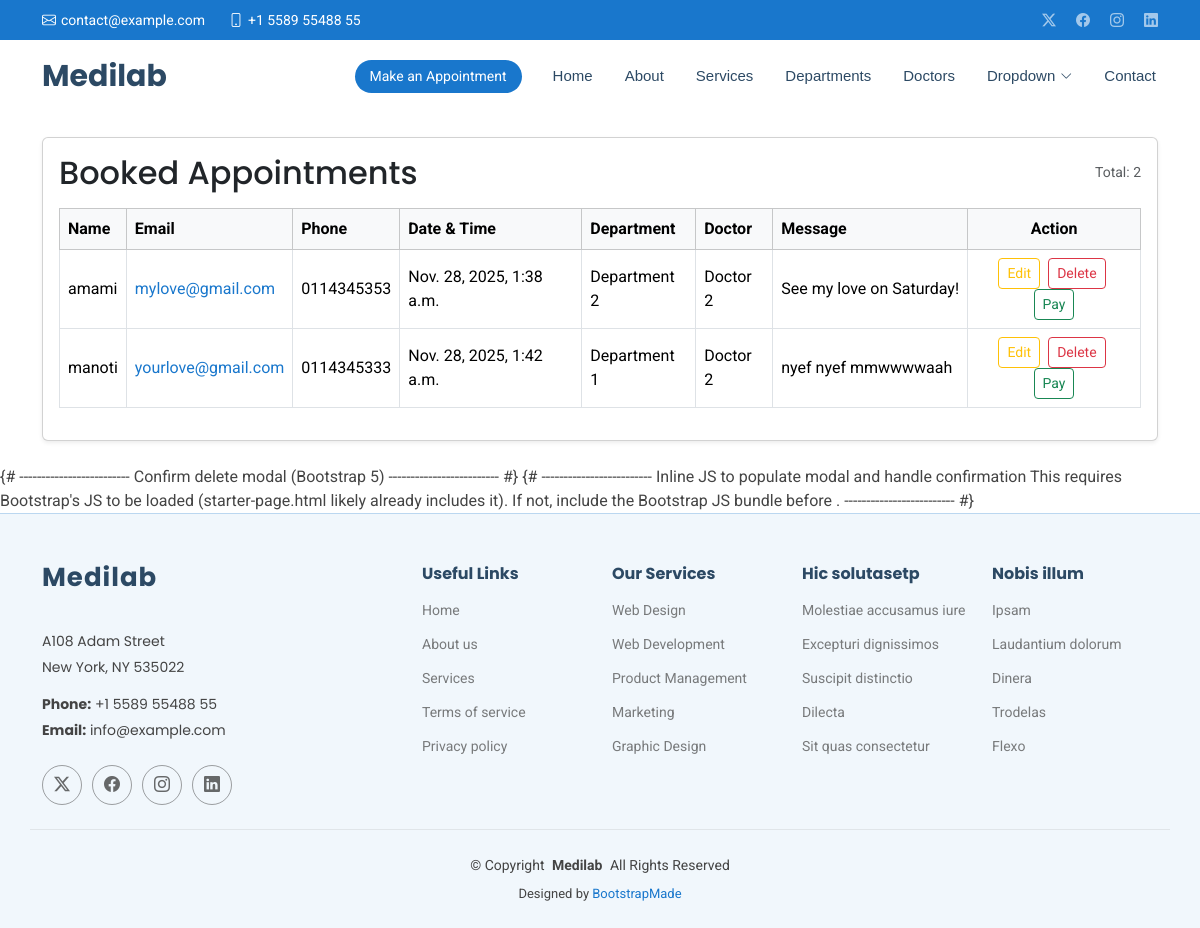
/show/, run on an earlier commit of the app's database.
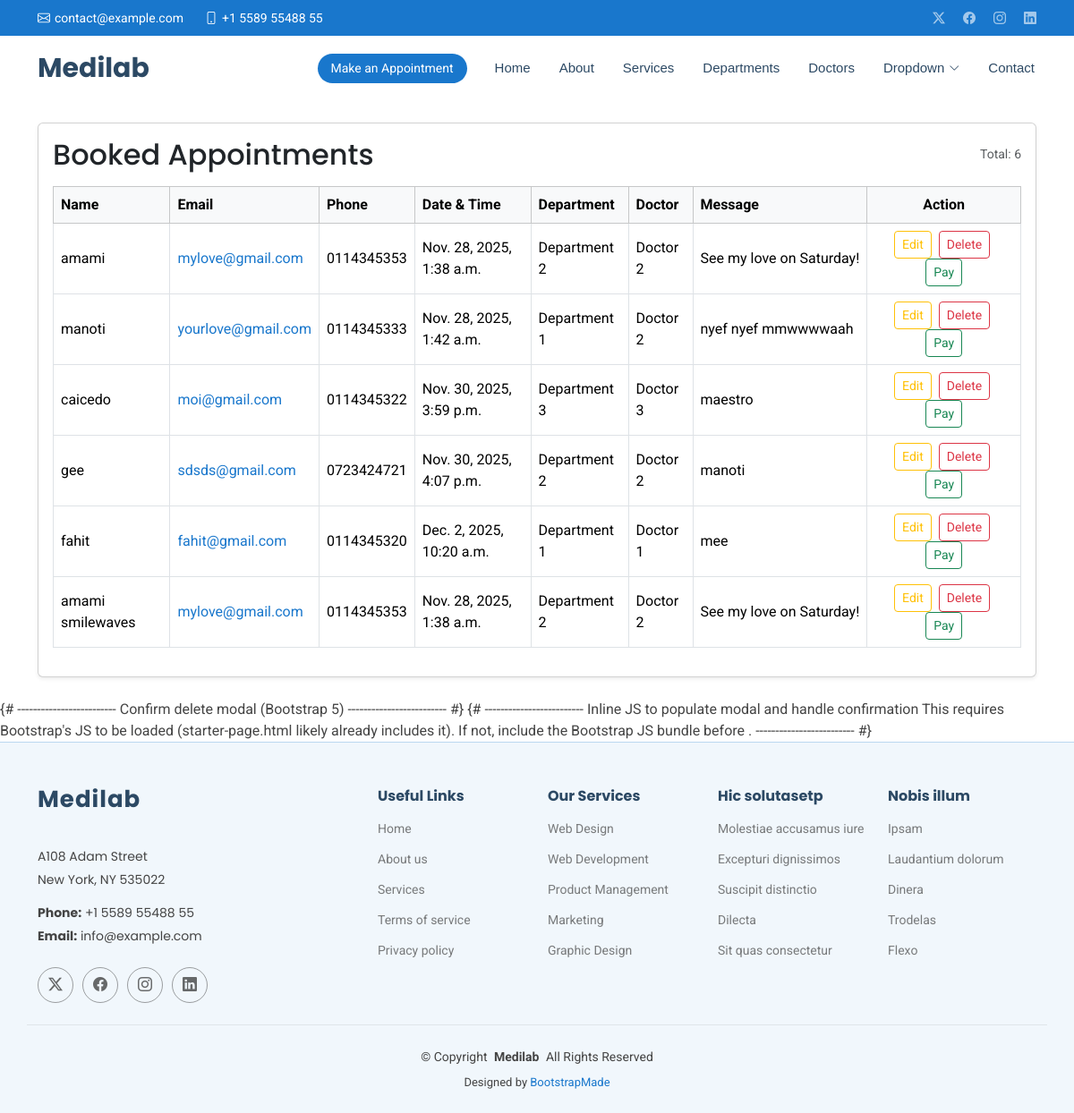
And on a later commit of the database.
### myChapos/models.py (models this page shows, shortened)
class Appointment(models.Model):
    name = models.CharField(max_length=20)
    email = models.EmailField()
    phone = models.CharField(max_length=20)
    datetime = models.DateTimeField()
    department = models.CharField(max_length=20)
    doctors = models.CharField(max_length=20)
    message = models.TextField()

### myChapos/views.py (the view)
# urls.py: path("show/", views.show, name="show"),
def show(request):
    all = Appointment.objects.all()
    return render(request, 'show.html', context={'all': all})

### templates/show.html (shortened to what this page needs)
{% extends "starter-page.html" %}
{% load static %}
{% block content %}
<div class="container my-4">
  <div class="card shadow-sm">
    <div class="card-body">
      <div class="d-flex justify-content-between align-items-center mb-3">
        <h2 class="card-title mb-0">Booked Appointments</h2>
        <small class="text-muted">Total: {{ all|length }}</small>
      </div>
      <div class="table-responsive">
        <table class="table table-hover table-bordered align-middle">
          <thead class="table-light">
            <tr>
              <th>Name</th>
              <th>Email</th>
              <th>Phone</th>
              <th>Date &amp; Time</th>
              <th>Department</th>
              <th>Doctor</th>
              <th>Message</th>
              <th class="text-center">Action</th>
            </tr>
          </thead>
          <tbody>
            {% for appointment in all %}
            <tr>
              <td>{{ appointment.name }}</td>
              <td><a href="mailto:{{ appointment.email }}">{{ appointment.email }}</a></td>
              <td>{{ appointment.phone }}</td>
              <td>{{ appointment.datetime }}</td>
              <td>{{ appointment.department }}</td>
              <td>{{ appointment.doctors }}</td>
              <td class="text-truncate" style="max-width:220px;">{{ appointment.message }}</td>
              <td class="text-center" style="min-width:170px;">
                <a href="/show/edit/{{ appointment.id }}" class="btn btn-outline-warning btn-sm me-1">Edit</a>
                <a href="/show/delete/{{ appointment.id }}"
                   class="btn btn-outline-danger btn-sm me-1 delete-btn"
                   data-bs-toggle="modal"
                   data-bs-target="#confirmDeleteModal"
                   data-delete-url="/show/delete/{{ appointment.id }}"
                   data-appointment-name="{{ appointment.name|escape }}">
                  Delete
                </a>
                <a href="#" class="btn btn-outline-success btn-sm">Pay</a>
              </td>
            </tr>
            {% endfor %}
          </tbody>
        </table>
      </div>
    </div>
  </div>
</div>
{# -------------------------
   Confirm delete modal (Bootstrap 5)
   ------------------------- #}
{# -------------------------
   Inline JS to populate modal and handle confirmation
   This requires Bootstrap's JS to be loaded (starter-page.html likely already includes it).
   If not, include the Bootstrap JS bundle before </body>.
{% endblock content %}

### templates/starter-page.html (shortened to what this page needs)
<!DOCTYPE html>
<html lang="en">
<head>
  {% load static %}
  <link href="{% static 'assets/vendor/bootstrap/css/bootstrap.min.css' %}" rel="stylesheet">
  <link href="{% static 'assets/vendor/bootstrap-icons/bootstrap-icons.css' %}" rel="stylesheet">
  <link href="{% static 'assets/vendor/aos/aos.css' %}" rel="stylesheet">
  <link href="{% static 'assets/vendor/fontawesome-free/css/all.min.css' %}" rel="stylesheet">
  <link href="{% static 'assets/vendor/glightbox/css/glightbox.min.css' %}" rel="stylesheet">
  <link href="{% static 'assets/vendor/swiper/swiper-bundle.min.css' %}" rel="stylesheet">
  <link href="{% static 'assets/css/main.css' %}" rel="stylesheet">
</head>
<body class="starter-page-page">
  <header id="header" class="header sticky-top">
    <div class="topbar d-flex align-items-center">
      <div class="container d-flex justify-content-center justify-content-md-between">
        <div class="contact-info d-flex align-items-center">
          <i class="bi bi-envelope d-flex align-items-center"><a href="mailto:contact@example.com">contact@example.com</a></i>
          <i class="bi bi-phone d-flex align-items-center ms-4"><span>+1 5589 55488 55</span></i>
        </div>
        <div class="social-links d-none d-md-flex align-items-center">
          <a href="#" class="twitter"><i class="bi bi-twitter-x"></i></a>
          <a href="#" class="facebook"><i class="bi bi-facebook"></i></a>
          <a href="#" class="instagram"><i class="bi bi-instagram"></i></a>
          <a href="#" class="linkedin"><i class="bi bi-linkedin"></i></a>
        </div>
      </div>
    </div>
    <div class="branding d-flex align-items-center">
      <div class="container position-relative d-flex align-items-center justify-content-between">
        <a href="{% url 'index' %}" class="logo d-flex align-items-center me-auto">
          <h1 class="sitename">Medilab</h1>
        </a>
        <nav id="navmenu" class="navmenu">
          <ul>
            <li><a href="{% url 'index' %}">Home<br></a></li>
            <li><a href="{% url 'about' %}">About</a></li>
            <li><a href="{% url 'services' %}">Services</a></li>
            <li><a href="#departments">Departments</a></li>
            <li><a href="#doctors">Doctors</a></li>
            <li class="dropdown"><a href="#"><span>Dropdown</span> <i class="bi bi-chevron-down toggle-dropdown"></i></a>
            </li>
            <li><a href="#contact">Contact</a></li>
          </ul>
        </nav>
        <a class="cta-btn d-none d-sm-block" href="{% url 'appointment' %}">Make an Appointment</a>
      </div>
    </div>
  </header>
  <main class="main">
    {% block content %}
    {% endblock content %}
  <footer id="footer" class="footer light-background">
    <div class="container footer-top">
      <div class="row gy-4">
        <div class="col-lg-4 col-md-6 footer-about">
          <a href="index.html" class="logo d-flex align-items-center">
            <span class="sitename">Medilab</span>
          </a>
          <div class="footer-contact pt-3">
            <p>A108 Adam Street</p>
            <p>New York, NY 535022</p>
            <p class="mt-3"><strong>Phone:</strong> <span>+1 5589 55488 55</span></p>
            <p><strong>Email:</strong> <span>info@example.com</span></p>
          </div>
          <div class="social-links d-flex mt-4">
            <a href=""><i class="bi bi-twitter-x"></i></a>
            <a href=""><i class="bi bi-facebook"></i></a>
            <a href=""><i class="bi bi-instagram"></i></a>
            <a href=""><i class="bi bi-linkedin"></i></a>
          </div>
        </div>
        <div class="col-lg-2 col-md-3 footer-links">
          <h4>Useful Links</h4>
          <ul>
            <li><a href="#">Home</a></li>
            <li><a href="#">About us</a></li>
            <li><a href="#">Services</a></li>
            <li><a href="#">Terms of service</a></li>
            <li><a href="#">Privacy policy</a></li>
          </ul>
        </div>
        <div class="col-lg-2 col-md-3 footer-links">
          <h4>Our Services</h4>
          <ul>
            <li><a href="#">Web Design</a></li>
            <li><a href="#">Web Development</a></li>
            <li><a href="#">Product Management</a></li>
            <li><a href="#">Marketing</a></li>
            <li><a href="#">Graphic Design</a></li>
          </ul>
        </div>
        <div class="col-lg-2 col-md-3 footer-links">
          <h4>Hic solutasetp</h4>
          <ul>
            <li><a href="#">Molestiae accusamus iure</a></li>
            <li><a href="#">Excepturi dignissimos</a></li>
            <li><a href="#">Suscipit distinctio</a></li>
            <li><a href="#">Dilecta</a></li>
            <li><a href="#">Sit quas consectetur</a></li>
          </ul>
        </div>
        <div class="col-lg-2 col-md-3 footer-links">
          <h4>Nobis illum</h4>
          <ul>
            <li><a href="#">Ipsam</a></li>
            <li><a href="#">Laudantium dolorum</a></li>
            <li><a href="#">Dinera</a></li>
            <li><a href="#">Trodelas</a></li>
            <li><a href="#">Flexo</a></li>
          </ul>
        </div>
      </div>
    </div>
    <div class="container copyright text-center mt-4">
      <p>© <span>Copyright</span> <strong class="px-1 sitename">Medilab</strong> <span>All Rights Reserved</span></p>
      <div class="credits">
        Designed by <a href="https://bootstrapmade.com/">BootstrapMade</a>
      </div>
    </div>
  </footer>
</body>
</html>

What changed in the data, as far as the page shows it:
added Appointment: name "caicedo", email "moi@gmail.com", phone "0114345322", datetime "Nov. 30, 2025, 3:59 p.m.", department "Department 3", doctors "Doctor 3", message "maestro"
added Appointment: name "gee", email "sdsds@gmail.com", phone "0723424721", datetime "Nov. 30, 2025, 4:07 p.m.", department "Department 2", doctors "Doctor 2", message "manoti"
added Appointment: name "fahit", email "fahit@gmail.com", phone "0114345320", datetime "Dec. 2, 2025, 10:20 a.m.", department "Department 1", doctors "Doctor 1", message "mee"
added Appointment: name "amami smilewaves", email "mylove@gmail.com", phone "0114345353", datetime "Nov. 28, 2025, 1:38 a.m.", department "Department 2", doctors "Doctor 2", message "See my love on Saturday!"
Also different on the page:
{{ all|length }}: "2" → "6"
